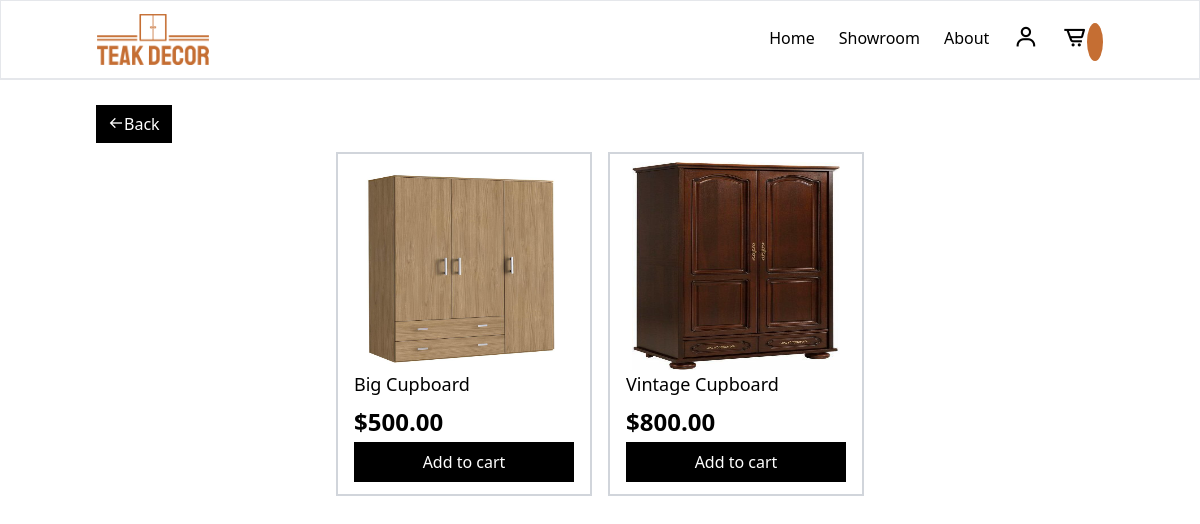
The app's page /products/4 with its own data.
### products/models.py (models this page shows, shortened)
class Item(models.Model):
    id = models.UUIDField(
        primary_key = True,
        default = uuid.uuid4,
        editable = False
    )
    title = models.CharField(max_length=100)
    price = models.DecimalField(max_digits=6, decimal_places=2)
    description = models.TextField()
    category = models.ForeignKey(Category, on_delete=models.CASCADE, default=None)
    image = models.ImageField(upload_to='items/')

### products/views.py (the view)
# urls.py: path("products/<str:category>", views.products_by_category, name="category"),
def products_by_category(request, category):
    products = Item.objects.filter(category=category)
    context = {"products":products, "category":category}
    return render(request, "products.html", context)

### templates/products.html (shortened to what this page needs)
{% extends "base.html" %}
{% load static %}
{% block content %}
    {% if not category_names %}
            <a href="{% url 'products' %}"
                class="px-3 py-2 bg-black hover:bg-slate-500 text-white"
            ><i class='bx bx-arrow-back'></i>Back</a>
    {% endif %}
    <div class="mt-4 flex flex-wrap gap-4 justify-center">
        {% for product  in products %}
        <div class="w-64 h-[21.5rem] p-2 border-2 border-gray-300 hover:border-gray-500 cursor-pointer transition-all">
            <div class="w-52 h-48 rounded-lg m-auto">
                <img
                src="{{ product.image.url }}"
                alt="rosegold image"
                class="object-fit w-60 h-52 bg-white"
                >
                </div>
                <h2 class="text-lg mt-4 px-2">{{ product.title }}</h2>
                <div class="mt-2 px-2 flex flex-col gap-1">
                    <span class="text-2xl font-bold">${{ product.price }}</span>
                    <a href="{% url 'add_to_cart' product.id %}">
                    <button class="w-full h-10 text-center bg-black text-white">
                        Add to cart
                    </button>
                    </a>
                </div>
        </div>
        {% endfor %}
    </div>
{% endblock content %}

### records on screen
Item: image (picture), title "Big Cupboard", price "500.00"
Item: image (picture), title "Vintage Cupboard", price "800.00"
